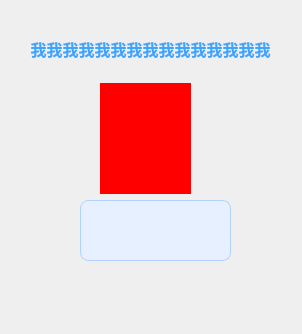
<?xml version="1.0" encoding="UTF-8"?>
<ui version="4.0">
 <class>Dialog</class>
 <widget class="QDialog" name="Dialog">
  <property name="geometry">
   <rect>
    <x>0</x>
    <y>0</y>
    <width>302</width>
    <height>334</height>
   </rect>
  </property>
  <property name="windowTitle">
   <string>Dialog</string>
  </property>
  <widget class="QPushButton" name="setBtn">
   <property name="geometry">
    <rect>
     <x>200</x>
     <y>80</y>
     <width>31</width>
     <height>28</height>
    </rect>
   </property>
   <property name="styleSheet">
    <string notr="true">QPushButton {
    /* 基础样式：无边框、透明背景 */
	border-radius: 15px;
    border: none;
    background-color: transparent;
    /* 可根据需要设置内边距，调整按钮大小 */
    padding: 6px 12px;
}

/* 鼠标悬停状态：浅蓝色背景 */
QPushButton:hover {
    background-color: #ACD9FE;
    /* 可选：添加轻微圆角增强视觉效果 */
    border-radius: 4px;
}

/* 鼠标点击状态：显示边框 */
QPushButton:pressed {
    border: 1px solid #7BAFE5;
	
    background-color: #ACD9FE;
    border-radius: 4px;
}

/* 可选：焦点状态样式 */
QPushButton:focus {
    outline: none; /* 去除默认焦点虚线 */
}</string>
   </property>
   <property name="text">
    <string/>
   </property>
   <property name="icon">
    <iconset resource="assert.qrc">
     <normaloff>:/assert/btn/set.png</normaloff>:/assert/btn/set.png</iconset>
   </property>
  </widget>
  <widget class="QLineEdit" name="lineEdit">
   <property name="geometry">
    <rect>
     <x>80</x>
     <y>203</y>
     <width>151</width>
     <height>25</height>
    </rect>
   </property>
   <property name="styleSheet">
    <string notr="true">QLineEdit {
    /* 设置圆角矩形，半径为8px */
    border-radius: 8px;
    /* 设置边框 */
    border: 1px solid #b3d1ff;
    /* 设置浅蓝色背景 */
    background-color: #e6f0ff;
    /* 设置内边距，让文字不紧贴边框 */
    padding: 2px 8px;
    /* 设置字体为楷体 */
    font-family: &quot;楷体&quot;, &quot;KaiTi&quot;, serif;
    /* 设置字体大小 */
    font-size: 14px;
    font-weight: bold;
    color: #B24DFF;
}

/* 可以添加焦点状态的样式 */
QLineEdit:focus {
    border-color: #7eb3ff;
    background-color: #cce0ff;
}</string>
   </property>
   <property name="text">
    <string/>
   </property>
   <property name="alignment">
    <set>Qt::AlignCenter</set>
   </property>
  </widget>
  <widget class="QLabel" name="label">
   <property name="geometry">
    <rect>
     <x>100</x>
     <y>83</y>
     <width>91</width>
     <height>111</height>
    </rect>
   </property>
   <property name="styleSheet">
    <string notr="true">background-color:red</string>
   </property>
   <property name="text">
    <string/>
   </property>
  </widget>
  <widget class="QPushButton" name="chatBtn">
   <property name="geometry">
    <rect>
     <x>200</x>
     <y>110</y>
     <width>31</width>
     <height>28</height>
    </rect>
   </property>
   <property name="styleSheet">
    <string notr="true">QPushButton {
    /* 基础样式：无边框、透明背景 */
	border-radius: 15px;
    border: none;
    background-color: transparent;
    /* 可根据需要设置内边距，调整按钮大小 */
    padding: 6px 12px;
}

/* 鼠标悬停状态：浅蓝色背景 */
QPushButton:hover {
    background-color: #ACD9FE;
    /* 可选：添加轻微圆角增强视觉效果 */
    border-radius: 4px;
}

/* 鼠标点击状态：显示边框 */
QPushButton:pressed {
    border: 1px solid #7BAFE5;
	
    background-color: #ACD9FE;
    border-radius: 4px;
}

/* 可选：焦点状态样式 */
QPushButton:focus {
    outline: none; /* 去除默认焦点虚线 */
}</string>
   </property>
   <property name="text">
    <string/>
   </property>
   <property name="icon">
    <iconset resource="assert.qrc">
     <normaloff>:/assert/btn/chat.png</normaloff>:/assert/btn/chat.png</iconset>
   </property>
  </widget>
  <widget class="QLabel" name="conLabel">
   <property name="geometry">
    <rect>
     <x>0</x>
     <y>23</y>
     <width>301</width>
     <height>51</height>
    </rect>
   </property>
   <property name="styleSheet">
    <string notr="true">QLabel {
    /* 设置字体为楷体，兼容不同系统 */
    font-family: &quot;楷体&quot;, &quot;KaiTi&quot;, &quot;STKaiti&quot;, serif;
    /* 字体颜色设置为 #83AEE9 */
    color: #3ba5ff;
    /* 可选：设置字体大小 */
    font-size: 16px;
	/*;*/font-weight: bold;
}</string>
   </property>
   <property name="text">
    <string>我我我我我我我我我我我我我我我</string>
   </property>
   <property name="alignment">
    <set>Qt::AlignCenter</set>
   </property>
  </widget>
  <widget class="QPushButton" name="douBtn">
   <property name="geometry">
    <rect>
     <x>200</x>
     <y>140</y>
     <width>31</width>
     <height>28</height>
    </rect>
   </property>
   <property name="styleSheet">
    <string notr="true">QPushButton {
    /* 基础样式：无边框、透明背景 */
	border-radius: 15px;
    border: none;
    background-color: transparent;
    /* 可根据需要设置内边距，调整按钮大小 */
    padding: 6px 12px;
}

/* 鼠标悬停状态：浅蓝色背景 */
QPushButton:hover {
    background-color: #ACD9FE;
    /* 可选：添加轻微圆角增强视觉效果 */
    border-radius: 4px;
}

/* 鼠标点击状态：显示边框 */
QPushButton:pressed {
    border: 1px solid #7BAFE5;
	
    background-color: #ACD9FE;
    border-radius: 4px;
}

/* 可选：焦点状态样式 */
QPushButton:focus {
    outline: none; /* 去除默认焦点虚线 */
}</string>
   </property>
   <property name="text">
    <string/>
   </property>
   <property name="icon">
    <iconset resource="assert.qrc">
     <normaloff>:/assert/btn/dou.png</normaloff>:/assert/btn/dou.png</iconset>
   </property>
  </widget>
  <widget class="QPushButton" name="sedBtn">
   <property name="geometry">
    <rect>
     <x>230</x>
     <y>200</y>
     <width>31</width>
     <height>31</height>
    </rect>
   </property>
   <property name="styleSheet">
    <string notr="true">QPushButton {
    /* 基础样式：无边框、透明背景 */
	border-radius: 15px;
    border: none;
    background-color: transparent;
    /* 可根据需要设置内边距，调整按钮大小 */
    padding: 6px 12px;
}

/* 鼠标悬停状态：浅蓝色背景 */
QPushButton:hover {
    background-color: #ACD9FE;
    /* 可选：添加轻微圆角增强视觉效果 */
    border-radius: 4px;
}

/* 鼠标点击状态：显示边框 */
QPushButton:pressed {
    border: 1px solid #7BAFE5;
	
    background-color: #ACD9FE;
    border-radius: 4px;
}

/* 可选：焦点状态样式 */
QPushButton:focus {
    outline: none; /* 去除默认焦点虚线 */
}</string>
   </property>
   <property name="text">
    <string/>
   </property>
   <property name="icon">
    <iconset resource="assert.qrc">
     <normaloff>:/assert/btn/sed.png</normaloff>:/assert/btn/sed.png</iconset>
   </property>
  </widget>
  <widget class="QPushButton" name="moreBtn">
   <property name="geometry">
    <rect>
     <x>200</x>
     <y>170</y>
     <width>31</width>
     <height>28</height>
    </rect>
   </property>
   <property name="styleSheet">
    <string notr="true">QPushButton {
    /* 基础样式：无边框、透明背景 */
	border-radius: 15px;
    border: none;
    background-color: transparent;
    /* 可根据需要设置内边距，调整按钮大小 */
    padding: 6px 12px;
}

/* 鼠标悬停状态：浅蓝色背景 */
QPushButton:hover {
    background-color: #ACD9FE;
    /* 可选：添加轻微圆角增强视觉效果 */
    border-radius: 4px;
}

/* 鼠标点击状态：显示边框 */
QPushButton:pressed {
    border: 1px solid #7BAFE5;
	
    background-color: #ACD9FE;
    border-radius: 4px;
}

/* 可选：焦点状态样式 */
QPushButton:focus {
    outline: none; /* 去除默认焦点虚线 */
}</string>
   </property>
   <property name="text">
    <string/>
   </property>
   <property name="icon">
    <iconset resource="assert.qrc">
     <normaloff>:/assert/btn/more.png</normaloff>:/assert/btn/more.png</iconset>
   </property>
  </widget>
  <widget class="QPushButton" name="stuBtn">
   <property name="geometry">
    <rect>
     <x>230</x>
     <y>80</y>
     <width>31</width>
     <height>28</height>
    </rect>
   </property>
   <property name="toolTip">
    <string>搜题模式</string>
   </property>
   <property name="toolTipDuration">
    <number>-1</number>
   </property>
   <property name="styleSheet">
    <string notr="true">QPushButton {
    /* 基础样式：无边框、透明背景 */
	border-radius: 15px;
    border: none;
    background-color: transparent;
    /* 可根据需要设置内边距，调整按钮大小 */
    padding: 6px 12px;
}

/* 鼠标悬停状态：浅蓝色背景 */
QPushButton:hover {
    background-color: #ACD9FE;
    /* 可选：添加轻微圆角增强视觉效果 */
    border-radius: 4px;
}

/* 鼠标点击状态：显示边框 */
QPushButton:pressed {
    border: 1px solid #7BAFE5;
	
    background-color: #ACD9FE;
    border-radius: 4px;
}

/* 可选：焦点状态样式 */
QPushButton:focus {
    outline: none; /* 去除默认焦点虚线 */
}</string>
   </property>
   <property name="text">
    <string/>
   </property>
   <property name="icon">
    <iconset resource="assert.qrc">
     <normaloff>:/assert/btn/topic.png</normaloff>:/assert/btn/topic.png</iconset>
   </property>
  </widget>
  <widget class="QPushButton" name="cutBtn">
   <property name="geometry">
    <rect>
     <x>230</x>
     <y>140</y>
     <width>31</width>
     <height>28</height>
    </rect>
   </property>
   <property name="toolTip">
    <string>截屏 Alt + X</string>
   </property>
   <property name="styleSheet">
    <string notr="true">QPushButton {
    /* 基础样式：无边框、透明背景 */
	border-radius: 15px;
    border: none;
    background-color: transparent;
    /* 可根据需要设置内边距，调整按钮大小 */
    padding: 6px 12px;
}

/* 鼠标悬停状态：浅蓝色背景 */
QPushButton:hover {
    background-color: #ACD9FE;
    /* 可选：添加轻微圆角增强视觉效果 */
    border-radius: 4px;
}

/* 鼠标点击状态：显示边框 */
QPushButton:pressed {
    border: 1px solid #7BAFE5;
	
    background-color: #ACD9FE;
    border-radius: 4px;
}

/* 可选：焦点状态样式 */
QPushButton:focus {
    outline: none; /* 去除默认焦点虚线 */
}</string>
   </property>
   <property name="text">
    <string/>
   </property>
   <property name="icon">
    <iconset resource="assert.qrc">
     <normaloff>:/assert/btn/cut.png</normaloff>:/assert/btn/cut.png</iconset>
   </property>
  </widget>
  <widget class="QPushButton" name="alarmBtn">
   <property name="geometry">
    <rect>
     <x>230</x>
     <y>170</y>
     <width>31</width>
     <height>28</height>
    </rect>
   </property>
   <property name="toolTip">
    <string>闹钟</string>
   </property>
   <property name="styleSheet">
    <string notr="true">QPushButton {
    /* 基础样式：无边框、透明背景 */
	border-radius: 15px;
    border: none;
    background-color: transparent;
    /* 可根据需要设置内边距，调整按钮大小 */
    padding: 6px 12px;
}

/* 鼠标悬停状态：浅蓝色背景 */
QPushButton:hover {
    background-color: #ACD9FE;
    /* 可选：添加轻微圆角增强视觉效果 */
    border-radius: 4px;
}

/* 鼠标点击状态：显示边框 */
QPushButton:pressed {
    border: 1px solid #7BAFE5;
	
    background-color: #ACD9FE;
    border-radius: 4px;
}

/* 可选：焦点状态样式 */
QPushButton:focus {
    outline: none; /* 去除默认焦点虚线 */
}</string>
   </property>
   <property name="text">
    <string/>
   </property>
   <property name="icon">
    <iconset resource="assert.qrc">
     <normaloff>:/assert/btn/alarm.png</normaloff>:/assert/btn/alarm.png</iconset>
   </property>
  </widget>
  <widget class="QPushButton" name="codeBtn">
   <property name="geometry">
    <rect>
     <x>230</x>
     <y>110</y>
     <width>31</width>
     <height>28</height>
    </rect>
   </property>
   <property name="toolTip">
    <string>编码模式</string>
   </property>
   <property name="styleSheet">
    <string notr="true">QPushButton {
    /* 基础样式：无边框、透明背景 */
	border-radius: 15px;
    border: none;
    background-color: transparent;
    /* 可根据需要设置内边距，调整按钮大小 */
    padding: 6px 12px;
}

/* 鼠标悬停状态：浅蓝色背景 */
QPushButton:hover {
    background-color: #ACD9FE;
    /* 可选：添加轻微圆角增强视觉效果 */
    border-radius: 4px;
}

/* 鼠标点击状态：显示边框 */
QPushButton:pressed {
    border: 1px solid #7BAFE5;
	
    background-color: #ACD9FE;
    border-radius: 4px;
}

/* 可选：焦点状态样式 */
QPushButton:focus {
    outline: none; /* 去除默认焦点虚线 */
}</string>
   </property>
   <property name="text">
    <string/>
   </property>
   <property name="icon">
    <iconset resource="assert.qrc">
     <normaloff>:/assert/btn/code.png</normaloff>:/assert/btn/code.png</iconset>
   </property>
  </widget>
  <widget class="QTextEdit" name="textEdit">
   <property name="geometry">
    <rect>
     <x>80</x>
     <y>200</y>
     <width>151</width>
     <height>61</height>
    </rect>
   </property>
   <property name="styleSheet">
    <string notr="true">QTextEdit {
    /* 设置圆角矩形，半径为8px */
    border-radius: 8px;
    /* 设置边框 */
    border: 1px solid #b3d1ff;
    /* 设置浅蓝色背景 */
    background-color: #e6f0ff;
    /* 设置内边距，让文字不紧贴边框 */
    padding: 2px 8px;
    /* 设置字体为楷体 */
    font-family: &quot;楷体&quot;, &quot;KaiTi&quot;, serif;
    /* 设置字体大小 */
    font-size: 14px;
    font-weight: bold;
    color: #B24DFF;
}

/* 可以添加焦点状态的样式 */
QTextEdit:focus {
    border-color: #7eb3ff;
    background-color: #cce0ff;
}</string>
   </property>
  </widget>
  <widget class="QPushButton" name="sedBtn_2">
   <property name="geometry">
    <rect>
     <x>233</x>
     <y>217</y>
     <width>31</width>
     <height>31</height>
    </rect>
   </property>
   <property name="styleSheet">
    <string notr="true">QPushButton {
    /* 基础样式：无边框、透明背景 */
	border-radius: 15px;
    border: none;
    background-color: transparent;
    /* 可根据需要设置内边距，调整按钮大小 */
    padding: 6px 12px;
}

/* 鼠标悬停状态：浅蓝色背景 */
QPushButton:hover {
    background-color: #ACD9FE;
    /* 可选：添加轻微圆角增强视觉效果 */
    border-radius: 4px;
}

/* 鼠标点击状态：显示边框 */
QPushButton:pressed {
    border: 1px solid #7BAFE5;
	
    background-color: #ACD9FE;
    border-radius: 4px;
}

/* 可选：焦点状态样式 */
QPushButton:focus {
    outline: none; /* 去除默认焦点虚线 */
}</string>
   </property>
   <property name="text">
    <string/>
   </property>
   <property name="icon">
    <iconset resource="assert.qrc">
     <normaloff>:/assert/btn/sed.png</normaloff>:/assert/btn/sed.png</iconset>
   </property>
  </widget>
  <widget class="QPushButton" name="copyBth">
   <property name="geometry">
    <rect>
     <x>40</x>
     <y>100</y>
     <width>41</width>
     <height>41</height>
    </rect>
   </property>
   <property name="toolTip">
    <string>复制内容</string>
   </property>
   <property name="styleSheet">
    <string notr="true">QPushButton {
    /* 基础样式：无边框、透明背景 */
	border-radius: 15px;
    border: none;
    background-color: transparent;
    /* 可根据需要设置内边距，调整按钮大小 */
    padding: 6px 12px;
}

/* 鼠标悬停状态：浅蓝色背景 */
QPushButton:hover {
    background-color: #ACD9FE;
    /* 可选：添加轻微圆角增强视觉效果 */
    border-radius: 4px;
}

/* 鼠标点击状态：显示边框 */
QPushButton:pressed {
    border: 1px solid #7BAFE5;
	
    background-color: #ACD9FE;
    border-radius: 4px;
}

/* 可选：焦点状态样式 */
QPushButton:focus {
    outline: none; /* 去除默认焦点虚线 */
}</string>
   </property>
   <property name="text">
    <string/>
   </property>
   <property name="icon">
    <iconset resource="assert.qrc">
     <normaloff>:/assert/btn/copy.png</normaloff>:/assert/btn/copy.png</iconset>
   </property>
  </widget>
  <widget class="QPushButton" name="closeAlarmBtn">
   <property name="geometry">
    <rect>
     <x>40</x>
     <y>140</y>
     <width>41</width>
     <height>41</height>
    </rect>
   </property>
   <property name="toolTip">
    <string>关闭闹钟</string>
   </property>
   <property name="styleSheet">
    <string notr="true">QPushButton {
    /* 基础样式：无边框、透明背景 */
	border-radius: 15px;
    border: none;
    background-color: transparent;
    /* 可根据需要设置内边距，调整按钮大小 */
    padding: 6px 12px;
}

/* 鼠标悬停状态：浅蓝色背景 */
QPushButton:hover {
    background-color: #ACD9FE;
    /* 可选：添加轻微圆角增强视觉效果 */
    border-radius: 4px;
}

/* 鼠标点击状态：显示边框 */
QPushButton:pressed {
    border: 1px solid #7BAFE5;
	
    background-color: #ACD9FE;
    border-radius: 4px;
}

/* 可选：焦点状态样式 */
QPushButton:focus {
    outline: none; /* 去除默认焦点虚线 */
}</string>
   </property>
   <property name="text">
    <string/>
   </property>
   <property name="icon">
    <iconset resource="assert.qrc">
     <normaloff>:/assert/btn/alarm.png</normaloff>:/assert/btn/alarm.png</iconset>
   </property>
  </widget>
 </widget>
 <resources>
  <include location="assert.qrc"/>
 </resources>
 <connections/>
</ui>
